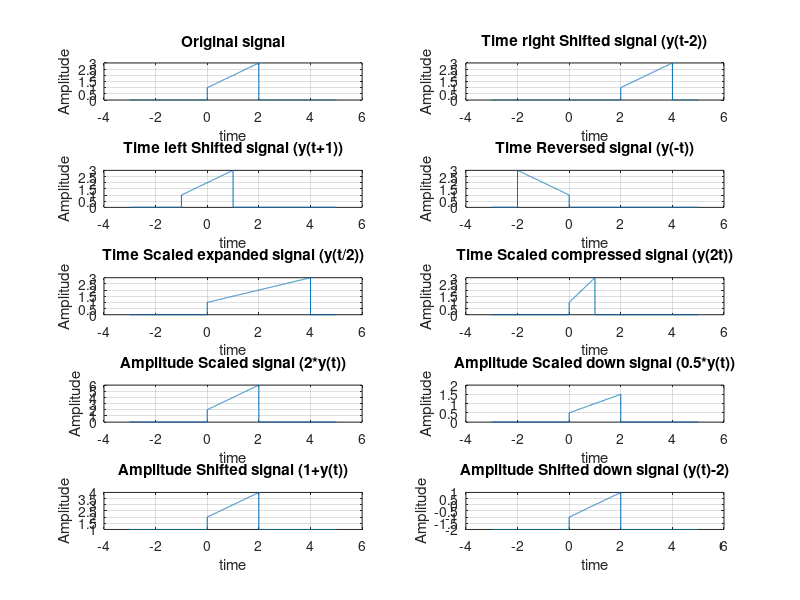

The MATLAB script that drew this image:
%{
Write a MATLAB program to verify various operations with 
respect to time and amplitude on a given signal.
%}

clc;clear;close all;
function x = y(t)
x = (1+t).*(t>=0 & t<=2);
end
t = -3:0.001:5;
y0 = y(t);
y1 = y(t-2);
y2 = y(t+1);
y3 = y(-t);
y4 = y(t/2);
y5 = y(2*t);
y6 = 2*y(t);
y7 = 0.5*y(t);
y8 = 1+y(t);
y9 = y(t)-2;

subplot(5,2,1);
plot(t,y0);
title("Original signal")
xlabel('time'); ylabel('Amplitude');
grid on;

subplot(5,2,2);
plot(t,y1);
title("Time right Shifted signal (y(t-2))");
xlabel('time'); ylabel('Amplitude');
grid on;

subplot(5,2,3);
plot(t,y2);
title("Time left Shifted signal (y(t+1))");
xlabel('time'); ylabel('Amplitude');
grid on;

subplot(5,2,4);
plot(t,y3);
title("Time Reversed signal (y(-t))");
xlabel('time'); ylabel('Amplitude');
grid on;

subplot(5,2,5);
plot(t,y4);
title("Time Scaled expanded signal (y(t/2))");
xlabel('time'); ylabel('Amplitude');
grid on;

subplot(5,2,6);
plot(t,y5);
title("Time Scaled compressed signal (y(2t))");
xlabel('time'); ylabel('Amplitude');
grid on;

subplot(5,2,7);
plot(t,y6);
title("Amplitude Scaled signal (2*y(t))");
xlabel('time'); ylabel('Amplitude');
grid on;

subplot(5,2,8);
plot(t,y7);
title("Amplitude Scaled down signal (0.5*y(t))");
xlabel('time'); ylabel('Amplitude');
grid on;

subplot(5,2,9);
plot(t,y8);
title("Amplitude Shifted signal (1+y(t))");
xlabel('time'); ylabel('Amplitude');
grid on;

subplot(5,2,10);
plot(t,y9);
title("Amplitude Shifted down signal (y(t)-2)");
xlabel('time'); ylabel('Amplitude');
grid on;